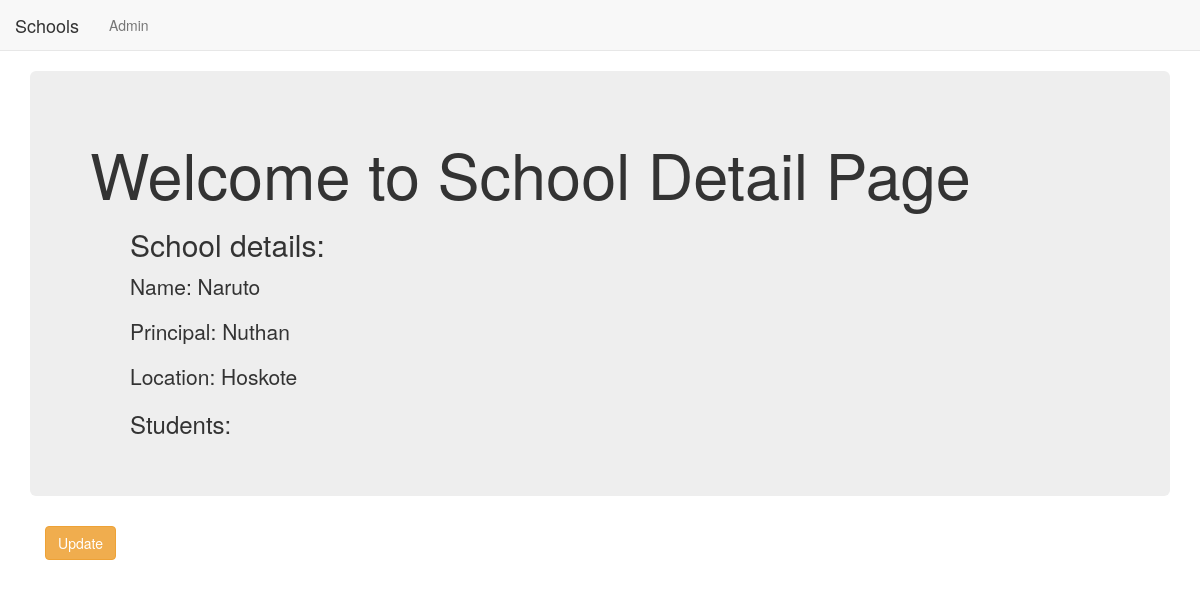
The app's page /basic_app/3/ with its own data.
### basic_app/models.py (models this page shows, shortened)
class School(models.Model):
    name = models.CharField(max_length=256)
    principal = models.CharField(max_length=256)
    location = models.CharField(max_length=256)

### basic_app/views.py (the view)
# urls.py: re_path(r'^(?P<pk>\d+)/$', views.SchoolDetailedView.as_view(), name='detail'),
class SchoolDetailedView(DetailView):
    context_object_name = 'school_detail'
    model = models.School
    template_name = 'basic_app/school_detail.html'

### basic_app/templates/basic_app/school_detail.html (shortened to what this page needs)
{% extends "basic_app/basic_app_base.html" %}
{% block body_block %}
<div class="jumbotron">
    <h1>Welcome to School Detail Page</h1>
    <ol>
        <h2>School details:</h2>
        <p>Name: {{school_detail.name}}</p>
        <p>Principal: {{school_detail.principal}}</p>
        <p>Location: {{school_detail.location}}</p>
        <h3>Students: </h3>
    </ol>
</div>
<div class="container">
    <p><a class="btn btn-warning" href="{% url 'basic_app:update' pk=school_detail.pk %}">Update</a></p>
</div>
{% endblock %}

### records on screen
School: name "Naruto", principal "Nuthan", location "Hoskote"
